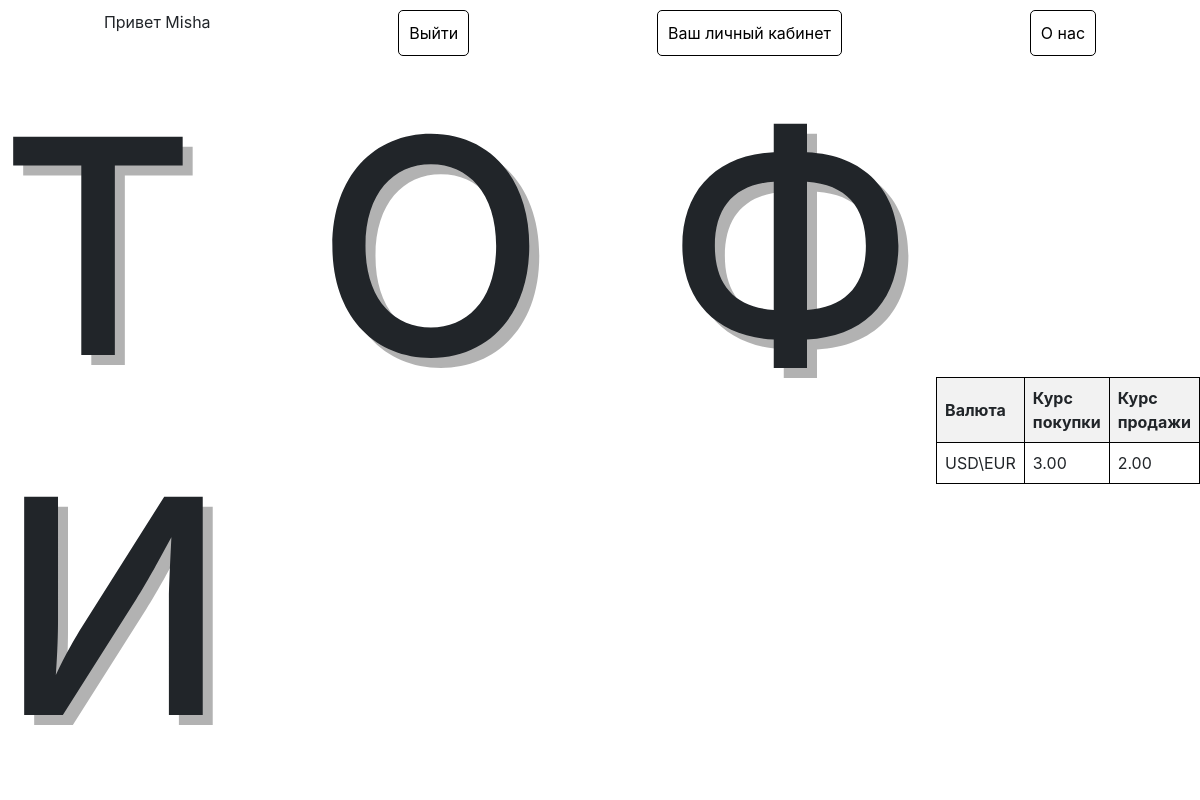
Screenshot of / (signed in) with the database file from the repository.
### accounts/models.py (models this page shows)
class User(AbstractUser):
    telegram_id = models.BigIntegerField()
    confirmed = models.BooleanField(default=False)
    REQUIRED_FIELDS = ["telegram_id"]

### bank_account/models.py (models this page shows, shortened)
class CurrencyRelation(models.Model):
    class Meta:
        unique_together = (('currency_from', 'currency_to'),)
    currency_from = models.ForeignKey(Currency, on_delete=models.CASCADE, related_name='relations_from')
    currency_to = models.ForeignKey(Currency, on_delete=models.CASCADE, related_name='relations_to')
    coefficient_buy = models.DecimalField(
        max_digits=12,
        decimal_places=2
    )
    coefficient_sell = models.DecimalField(
        max_digits=12,
        decimal_places=2
    )

class Currency(models.Model):
    name = models.CharField(max_length=255, primary_key=True)
    description = models.CharField(max_length=255)
    def __str__(self):
        return self.name

### accounts/views.py (the view)
# urls.py: path('', views.Index.as_view(), name='index'),
class Index(View):
    def get(self, request, *args, **kwargs):
        def f():
            last = []
            while True:
                month = datetime.datetime.now().month
                year = datetime.datetime.now().year
                if last != [year, month]:
                    last = [year, month]
                    deposits = UserDeposit.objects.all()
                    for deposit in deposits:
                        percent = deposit.deposit.percent
                        deposit.amount += decimal.Decimal(((1 + percent / 100) * float(deposit.amount)) ** (1 / 12))
                        deposit.save()
                    credits = UserCredit.objects.all()
                    for credit in credits:
                        sum_add = decimal.Decimal(0)
                        transactions = CreditTransaction.objects.filter()
                        for transaction in transactions:
                            m = int(str(transaction.dt.date())[5:7])
                            y = int(str(transaction.dt.date())[:4])
                            if m * 12 + y <= last[0] * 12 + last[1]:
                                sum_add += decimal.Decimal(transaction.amount * decimal.Decimal(0.1))
                                transaction.amount *= decimal.Decimal(0.1)
                                transaction.save()
                        credit.amount += decimal.Decimal(sum_add)
                        credit.save()
                sleep(86400)
        global C
        if C == 0:
            C += 1
            threading.Thread(target=f, daemon=True).start()
        if request.user.is_authenticated:
            if request.user.telegram_id == 0:
                return redirect('register_telegram')
            if not request.user.confirmed:
                return redirect('await_confirm')
        currency_relations = CurrencyRelation.objects.all()
        context = {
            'currency_relations': currency_relations
        }
        return render(request, 'users/index.html', context=context)

### accounts/templates/users/index.html (shortened to what this page needs)
{% extends 'base.html' %}

### templates/base.html (shortened to what this page needs)
<!DOCTYPE html>
<html lang="en">
<head>
    <link href="https://maxcdn.bootstrapcdn.com/bootstrap/4.0.0/css/bootstrap.min.css" rel="stylesheet">
</head>
<body>
<header>
    {% if request.user.is_authenticated and request.user.telegram_id != 0 and request.user.confirmed %}
    <span>Привет {{ request.user.username | title }}</span>
    <a href="{% url 'logout' %}">Выйти</a>
    <a href="{% url 'bank-account' %}">Ваш личный кабинет</a>
    <a href="{% url 'about_us' %}">О нас</a>
    {% elif request.user.is_authenticated %}
    <span>Привет {{ request.user.username | title }}. Пожалуйста, подтвердите свою личность.</span>
    <a href="{% url 'logout' %}">Выйти</a>
    {% else %}
    <a href="{% url 'login' %}">Login</a>
    <a href="{% url 'register' %}">Register</a>
    <a href="{% url 'about_us' %}">О нас</a>
    {% endif %}
</header>
<div class="row-with-table">
    <h1 class="fancy-text">Т О Ф И</h1>
    <table>
        <tr>
            <th>Валюта</th>
            <th>Курс покупки</th>
            <th>Курс продажи</th>
        </tr>
        {% for currency_relation in currency_relations %}
        <tr>
            <td>{{ currency_relation.currency_from }}\{{ currency_relation.currency_to }}</td>
            <td>{{ currency_relation.coefficient_buy }}</td>
            <td>{{ currency_relation.coefficient_sell }}</td>
        </tr>
        {% endfor %}
    </table>
</div>
</body>
</html>

### templates/base.html (style rules this page uses)
.row-with-table { display: flex; align-items: center; }
table { border-collapse: collapse; width: 20%; float: right; }
th, td { border: 1px solid black; padding: 8px; text-align: left; }
th { background-color: #f2f2f2; }
header { display: flex; justify-content: space-around; margin: 10px; }
header a { text-decoration: none; color: #000; padding: 10px; border: 1px solid #000; border-radius: 5px; }
.fancy-text { font-size: 300px; text-transform: uppercase; letter-spacing: 20px; text-shadow: 10px 10px 0px rgba(0, 0, 0, 0.3); }

### rows the page displays
User: user.username "Misha"
CurrencyRelation: currency_from "USD", currency_to "EUR", coefficient_buy "3.00", coefficient_sell "2.00"
